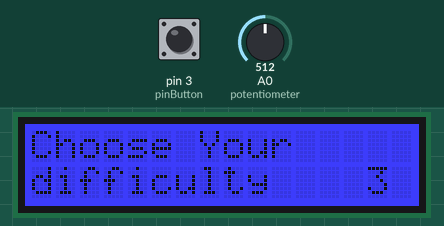
A sketch run on a simulated Arduino Uno, built with avr-gcc and run on an emulated ATmega328P. Shown: 16×2 character LCD. Inputs (shaded band) come from the test bench; at power-on: pin 3 (pinButton) LOW, A0 (potentiometer) = 512. Random numbers use the default seed unless the sketch sets one.

Above: at 1.2 s.
1.3 s: pin 3 (pinButton) pulled HIGH for 0.15 s
At 3.2 s:
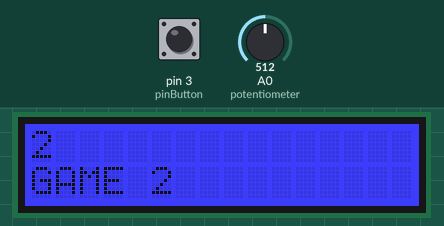
At 6.6 s:
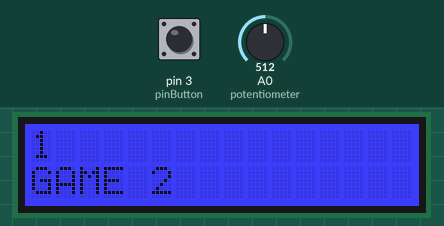
7.4 s: pin 3 (pinButton) driven LOW
Timing chart, 0 to 10.4 s (numbered marks = the images above; inputs shaded):
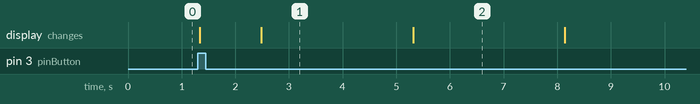

Measured:
- after the input at 1.3 s, the display: first changes at once (image 1 shows a later state)
- what the display in image 1 shows lasts 2.8 s, from 2.5 s to 5.3 s

The sketch:

puzzleGame.ino
```cpp
#include <Wire.h>
#include "rgb_lcd.h"

rgb_lcd lcd;


//Init sensor locations
const int pinButton = 3;
const int pinLed    = 4;
const int potentiometer = A0;

//Probably not used variables
//bool validNum = false; // I dont think this is used
//int count = 0;//I dont think this is used


//Set to true if the user decides to play/is currently playing
boolean play = false;
boolean playing = false;//may not be needed
//Each mini game has an assigned value, a random game is chosen during play
int gameNum = 0;

//Buzzer variables
int length = 15; // the number of notes
char notes[] = "ccggaagffeeddc "; // a space represents a rest
int beats[] = { 1, 2, 3};
int tempo = 300;

//Display Colors
const int colorR = 0;
const int colorG = 0;
const int colorB = 255;

//Init timer
int timer = 100000;

//Combo breaker
//Target numbers
int nums[] = { 100, 560, 380 };
//Index for target nums and color change
int i = 0;

//Play tone on buzzer
//void playTone(int tone, int duration) {
//    for (long i = 0; i < duration * 1000L; i += tone * 2) {
//        digitalWrite(pinLed, HIGH);
//        delayMicroseconds(tone);
//        digitalWrite(pinLed, LOW);
//        delayMicroseconds(tone);
//    }
//}

//Play note on buzzer
//void playNote(char note, int duration) {
//    char names[] = { 'c', 'd', 'e', 'f', 'g', 'a', 'b', 'C' };
//    int tones[] = { 1915, 1700, 1519, 1432, 1275, 1136, 1014, 956 };
//
//    // play the tone corresponding to the note name
//    for (int i = 0; i < 8; i++) {
//        if (names[i] == note) {
//            playTone(tones[i], duration);
//        }
//    }
//}
void changeColor()
{
  //Remove blue color
  lcd.setPWM(REG_BLUE, 0);
  int value = analogRead(potentiometer);

  //Green, within range of target
  if( value < nums[i] +25 && value > nums[i] -25)
  {
    //Sets new colors
    lcd.setPWM(REG_GREEN, 255);
    lcd.setPWM(REG_RED, 0);
  }
  //Red, far outside range of target
  else if(value > nums[i]+100 || value < nums[i] -100)
  {
      //Sets new colors
      lcd.setPWM(REG_RED, 255);
      lcd.setPWM(REG_GREEN, 0);
  }
  //Yellow, within medium range of target
  else if((value > nums[i]+25 && value < nums[i]+100))
  {
      //Sets new colors
       lcd.setPWM(REG_RED, 255);
       lcd.setPWM(REG_GREEN, 255);

  }
  //Yellow, within medium range of target
  else if((value < nums[i]-25 && value > nums[i]-100))
  {
      //Sets new colors
       lcd.setPWM(REG_RED, 255 );
       lcd.setPWM(REG_GREEN, 255 );

  }
}


void comboBreaker()
{
    //Reads rotary angle
    int value = analogRead(potentiometer);
    int desiredValue;

    //Grabs a target number from array
    desiredValue = nums[i];

    //If within value range
    if((value <= desiredValue+25)&& (value >= desiredValue-25))
    {
      //Adds one to counter
      if(digitalRead(pinButton) )
      {
          //IF three combos have been reached
          if(i == 2)
          {
             lcd.setCursor(0, 0);
             lcd.print("You win");//Can remove from final product
             //play = false;
            // validNum = true;
             i = 0;

             //Adds time to the timer if task completed
             timer += 3000;
             delay(1000);//Can remove from final

          }
          else
          {
             i++;
          }
         }
      }


}
void setup() {
    //Init Display
    lcd.begin(16, 2);//You might be able to add lines and spaces, depending on values entered at initialization
    lcd.setRGB(colorR, colorG, colorB);
    //Init button
    pinMode(pinButton, INPUT);
}

void loop() {

  //On button activation
  if(digitalRead(pinButton))
  {
      //Clears screen
     lcd.clear();

     //Sets user to play status
     play = true;

     //If not playing, set to playing, generate a random number to choose game.
    if(playing == false)
    {
      playing = true;
      gameNum = rand() % 3;
    }
  }
 if(play == true)
  {
      //Timer
      lcd.setCursor(0,0);
      lcd.print(timer/1000);
      timer -= 3;

      //Game one: Combo breaker
      if(gameNum == 0)
      {
        changeColor();
        comboBreaker();
        lcd.setCursor(0,1);
        lcd.print("GAME 1");//Remove from final product
      }
      //Game two: Simon Says/Morse code
      else if(gameNum == 1)
      {
        changeColor();
        comboBreaker();
        lcd.setCursor(0,1);
        lcd.print("GAME 2"); //Remove from final product
      }
      //Game three: Simon Says/Morse code
      else if(gameNum == 2)
      {
        changeColor();
        comboBreaker();
        lcd.setCursor(0,1);
        lcd.print("GAME 3");//Remove from final product

      }


  }
  //Main menu is displayed if user is not currently playing
  else if(play == false )
  {
      lcd.setRGB(colorR, colorG, colorB);
      mainMenu();
  }
  //If the timer reaches 0, displays "You lose", returns to main menu
  if(timer == 0)
  {
    lcd.clear();
    lcd.print("YOU LOSE BITCH");
    delay(1000);
    lcd.clear();
    play = false;
    playing = false;
    timer =1;
  }


}
//Main menu function
void mainMenu()
{
  //Background set to blue
 lcd.setPWM(REG_BLUE, 255);
 int value = analogRead(potentiometer);

 //Display Main menu text
 lcd.setCursor(0, 0);
 lcd.print("Choose Your");
 lcd.setCursor(0, 1);
 lcd.print("difficulty");

 //Displays different levels of difficulty based on rotary angle
 //Sets timer based on chosen difficulty
 lcd.setCursor(14, 2);
 if(value < 200)
 {
    timer = 10000;
   lcd.print("5");
 }
 else if(value > 200 && value < 400)
 {
     timer = 150000;
     lcd.print("4");
 }
 else if(value > 400 && value < 600)
 {
   timer = 200000;
   lcd.print("3");
 }
 else if(value > 600 && value < 800)
 {
   timer = 250000;
    lcd.print("2");
 }
 else if(value > 800 && value < 1014)
 {
    timer = 300000;
   lcd.print("1");


 }
}
```
